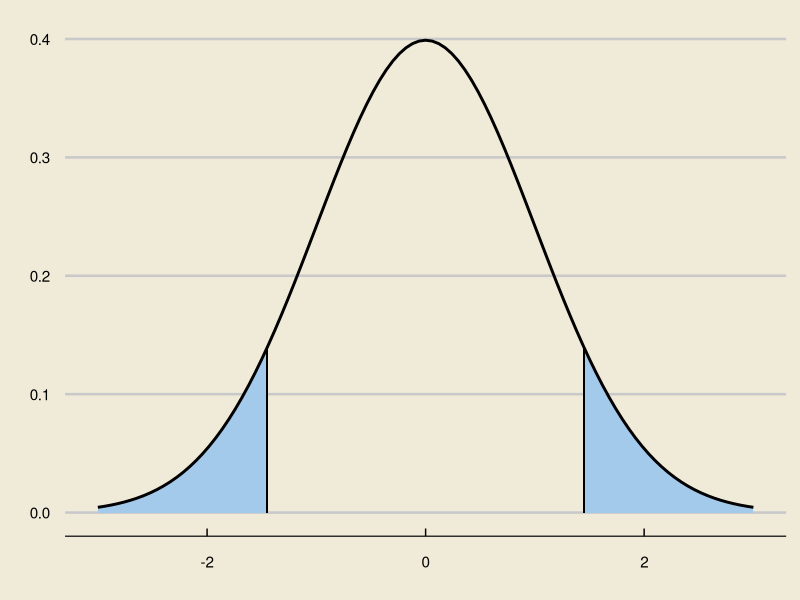
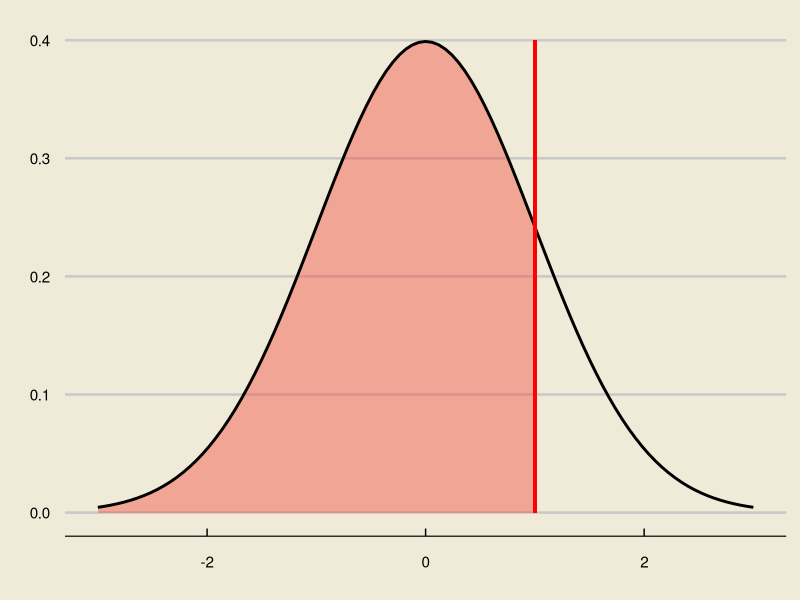
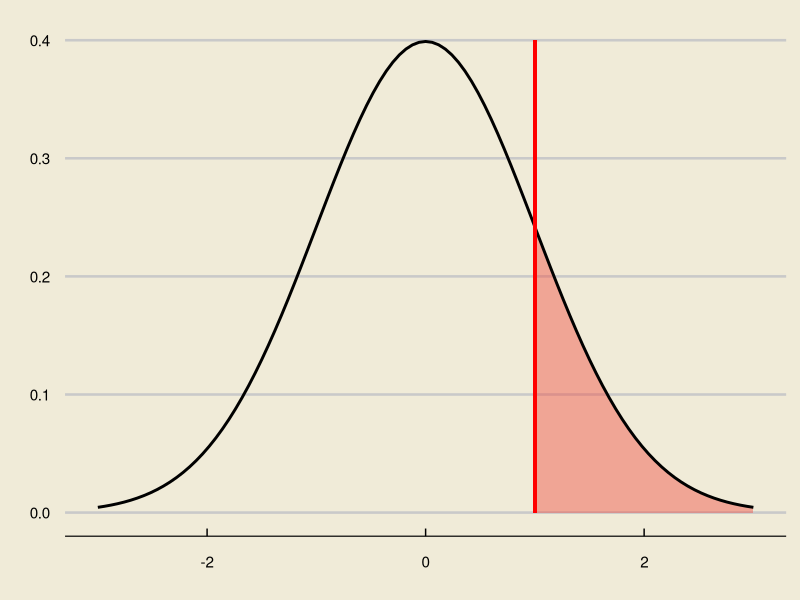
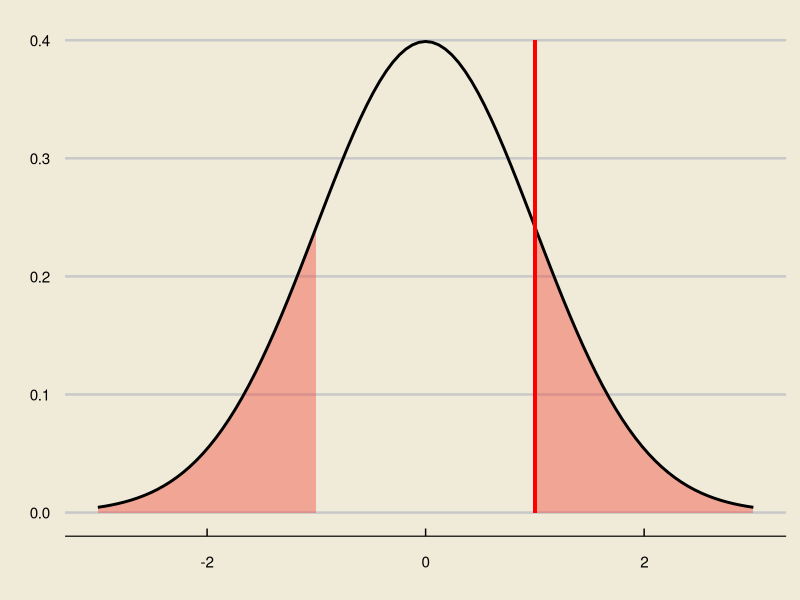
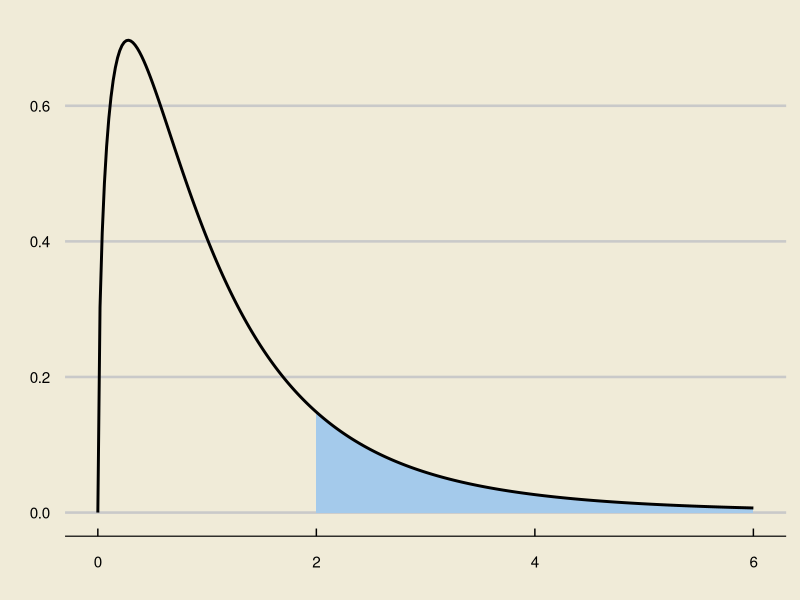

Reproduce these figures in R, in order.
## ---- chunk 1
library(tidyverse)
library(ggthemes)
## ---- chunk 2
#| echo: False

x <- seq(-3, 3, by = 0.1)
data.frame(x) %>% ggplot(aes(x = x)) +
  stat_function(fun = dnorm,
                args = list(0, 1),
                xlim = c(-3, -1.45),
                geom = "area",
                fill = "#a4caeb") +stat_function(fun = dnorm,
                args = list(0, 1),
                xlim = c(1.45, 3),
                geom = "area",
                fill = "#a4caeb") +
  stat_function(fun = dnorm,
                args = list(0, 1),
                linewidth = 1) +
  geom_segment(
    aes(
      x = -1.45,
      xend = -1.45,
      y = 0,
      yend = dnorm(-1.45)
    )) +
  geom_segment(
    aes(
      x = 1.45,
      xend = 1.45,
      y = 0,
      yend = dnorm(1.45)
    )) +
  theme_economist_white() +
  theme(
    panel.background = element_rect("#f0ebd8"),
    plot.background = element_rect(fill = "#f0ebd8")
  ) +
  xlab("") +
  ylab("") 
## ---- chunk 3
#| echo: False

x <- seq(-3, 3, by = 0.1)
data.frame(x) %>% ggplot(aes(x = x)) +
  stat_function(fun = dnorm,
                args = list(0, 1),
                xlim = c(-3, 1),
                geom = "area",
                fill = "#f04a3e6f") +
  stat_function(fun = dnorm,
                args = list(0, 1),
                linewidth = 1) +
  geom_segment(
    aes(
      x = 1,
      xend = 1,
      y = 0,
      yend = dnorm(-1.45)
    )) +
  geom_segment(
    aes(
      x = 1,
      xend = 1,
      y = 0,
      yend = 0.4
    ),
    col = "red",
    linewidth = 1) +
  theme_economist_white() +
  theme(
    panel.background = element_rect("#f0ebd8"),
    plot.background = element_rect(fill = "#f0ebd8")
  ) +
  xlab("") +
  ylab("") 
## ---- chunk 4
#| echo: False

x <- seq(-3, 3, by = 0.1)
data.frame(x) %>% ggplot(aes(x = x)) +
  stat_function(fun = dnorm,
                args = list(0, 1),
                xlim = c(1, 3),
                geom = "area",
                fill = "#f04a3e6f") +
  stat_function(fun = dnorm,
                args = list(0, 1),
                linewidth = 1) +
  geom_segment(
    aes(
      x = 1,
      xend = 1,
      y = 0,
      yend = dnorm(-1.45)
    )) +
  geom_segment(
    aes(
      x = 1,
      xend = 1,
      y = 0,
      yend = 0.4
    ),
    col = "red",
    linewidth = 1) +
  theme_economist_white() +
  theme(
    panel.background = element_rect("#f0ebd8"),
    plot.background = element_rect(fill = "#f0ebd8")
  ) +
  xlab("") +
  ylab("") 
## ---- chunk 5
#| echo: False

x <- seq(-3, 3, by = 0.1)
data.frame(x) %>% ggplot(aes(x = x)) +
  stat_function(fun = dnorm,
                args = list(0, 1),
                xlim = c(-3, -1),
                geom = "area",
                fill = "#f04a3e6f") +
  stat_function(fun = dnorm,
                args = list(0, 1),
                xlim = c(1, 3),
                geom = "area",
                fill = "#f04a3e6f") +
  stat_function(fun = dnorm,
                args = list(0, 1),
                linewidth = 1) +
  geom_segment(
    aes(
      x = 1,
      xend = 1,
      y = 0,
      yend = dnorm(-1.45)
    )) +
  geom_segment(
    aes(
      x = 1,
      xend = 1,
      y = 0,
      yend = 0.4
    ),
    col = "red",
    linewidth = 1) +
  theme_economist_white() +
  theme(
    panel.background = element_rect("#f0ebd8"),
    plot.background = element_rect(fill = "#f0ebd8")
  ) +
  xlab("") +
  ylab("") 
## ---- chunk 6
library(tidyverse)
data.frame(x = seq(0, 6, by = 0.01)) %>%
  ggplot(aes(x = x)) +
  stat_function(fun = df,
                args = list(3, 10),
                xlim = c(2, 6),
                geom = "area",
                fill = "#a4caeb",
                n = 300) +
  stat_function(fun = df,
                args = list(3, 10),
                linewidth = 1,
                n = 300) +
  theme_economist_white() +
  theme(
    panel.background = element_rect("#f0ebd8"),
    plot.background = element_rect(fill = "#f0ebd8")
  ) +
  xlab("") +
  ylab("")
